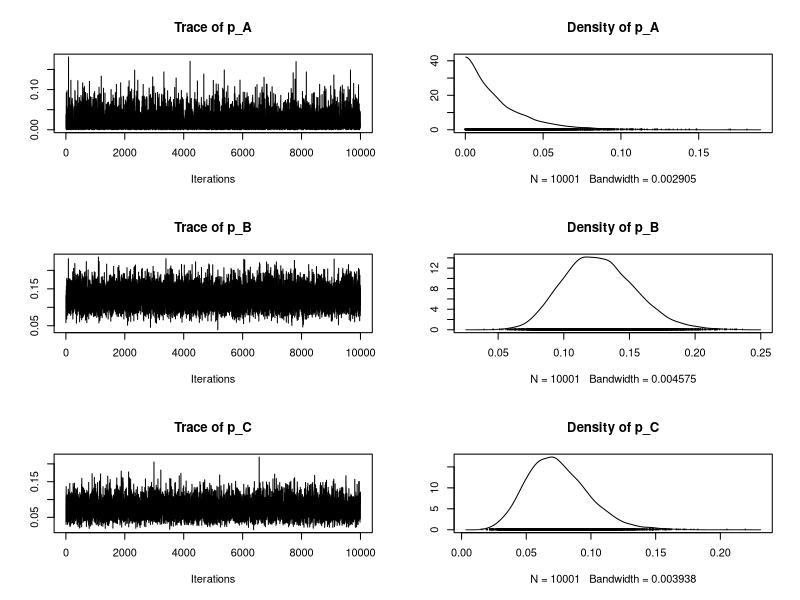
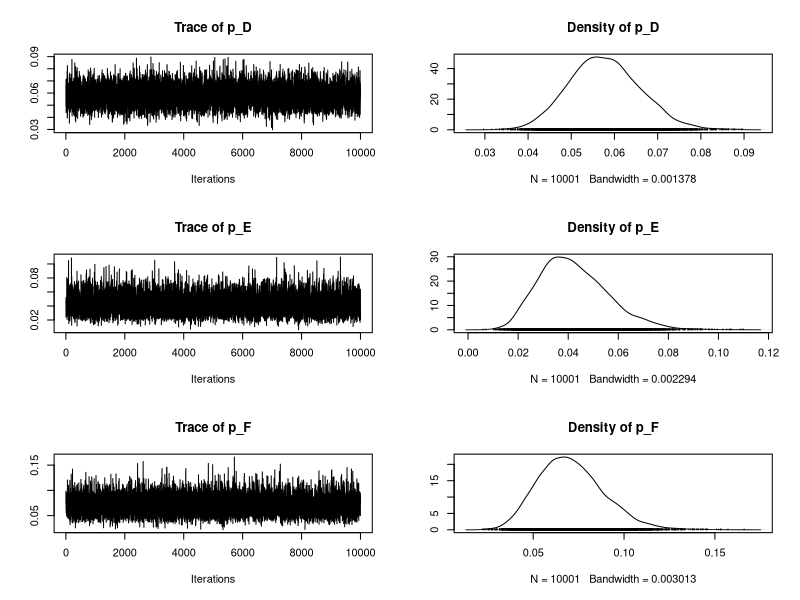
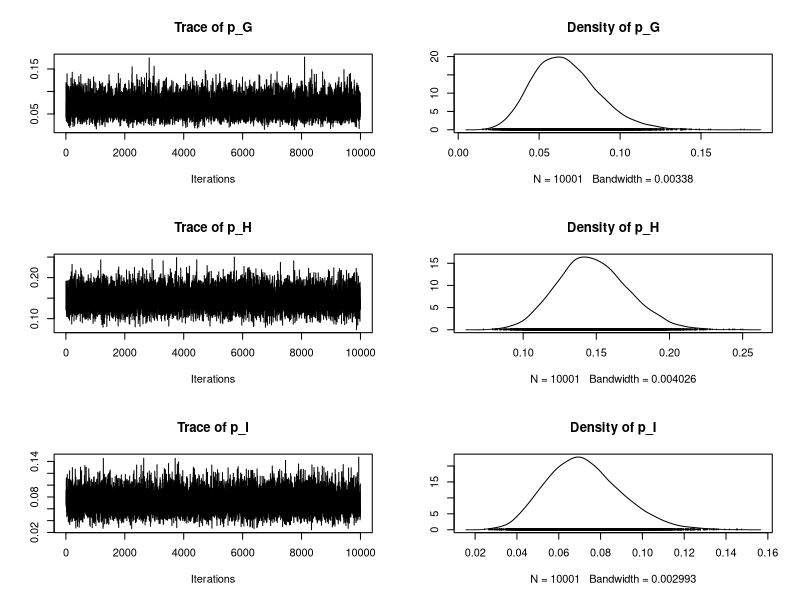
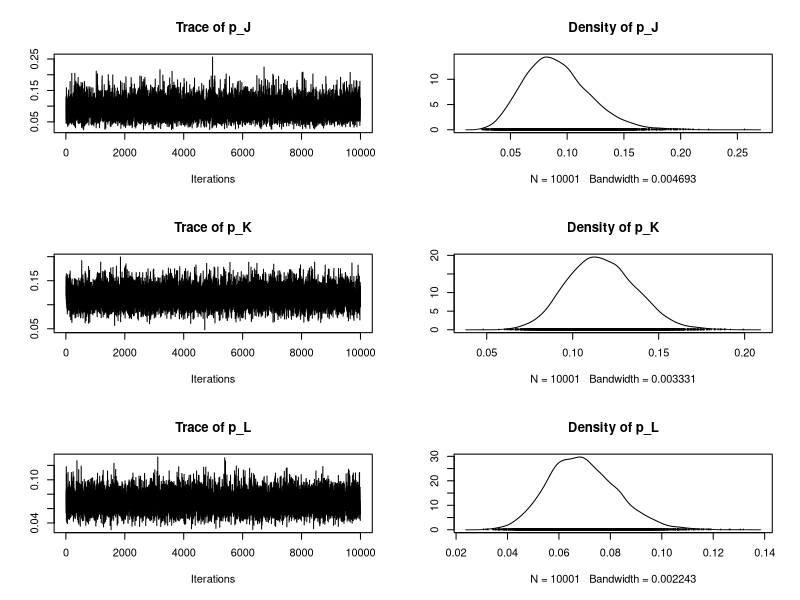

R code for these plots, in order:
## ---- chunk 1
N <- 12                                              # Number of hospitals
n <- c(47, 148, 119, 810, 211, 196, 148, 215, 207,   # Number of cardiac surgery
       97, 256, 360)
r <- c(0, 18, 8, 46, 8, 13, 9, 31, 14, 8, 29, 24)    # Number of death
## ---- chunk 2
model_1 <- function(N, n, r, nchain){
  ## Initialisation
  chain <- matrix(NA, nchain + 1, N)
  colnames(chain) <- c("p_A", "p_B", "p_C", "p_D", "p_E", "p_F", "p_G", "p_H",
                       "p_I", "p_J", "p_K", "p_L")      # p for the N hospitals
  ## Prior distribution for p
  chain[1,] <- rbeta(N, shape1=1, shape2=1)
  for(k in 1:nchain){
    p <- rep(NA, N)
    for(i in 1:N){
      p[i] <- rbeta(1, shape1=r[i]+1, shape2=n[i]-r[i]+1)
    }
    chain[k+1,] <- p
  }
  return(chain)
}
## ---- chunk 3
chain_1 <- model_1(N, n, r, nchain=11000)

chain_1 <- chain_1[1001:11001,]
## ---- chunk 4
library(coda)
plot(mcmc(chain_1))
## ---- chunk 5
res = data.frame(
  mean = round(apply(chain_1, 2, mean), 4),
  sd = round(apply(chain_1, 2, sd), 4)
)
print(res)
## ---- chunk 6
b <- c(0.1, 0.1, 0.1, 0.1, 0.1, 0.1, 0.1, 0.1, 0.1, 0.1, 0.1, 0.1)
sigmasq <- 1
mu <- 0
